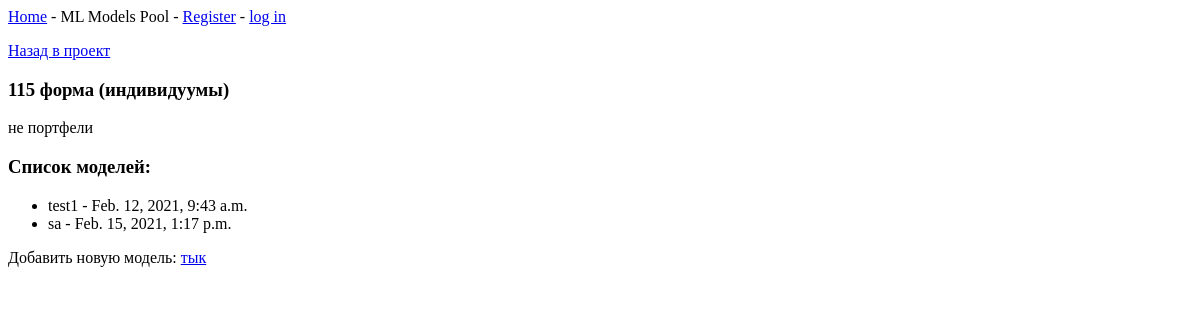
The page /task/1 on the database as committed earlier.
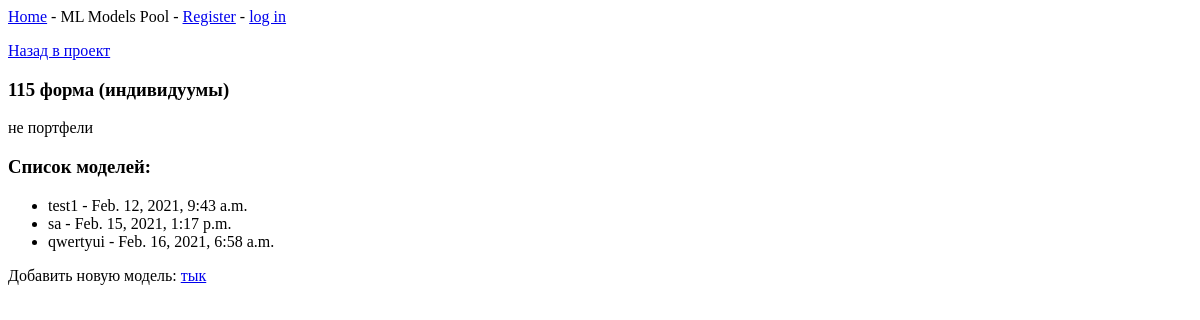
The same page on the database as committed later.
### mlpool/models.py (models this page shows)
class MLModel(models.Model):
    task = models.ForeignKey(Task, on_delete=models.DO_NOTHING)
    model_name = models.CharField(max_length=200)
    version = models.CharField(max_length=200)
    description = models.CharField(max_length=2000)
    date_added = models.DateTimeField(auto_now_add=True)
    binary_body = models.FileField(upload_to='uploads')
    author = models.ForeignKey(User, on_delete=models.DO_NOTHING)
    def __str__(self):
        return self.model_name

### mlpool/views.py (the view)
# urls.py: path('task/<int:task_id>', views.task, name='task'),
def task(request, task_id):
    task = Task.objects.get(id=task_id)
    task_models = MLModel.objects.filter(task=task)
    task_project = task.project
    context = {
        'task': task,
        'models': task_models,
        'project': task_project,
    }
    return render(request, 'mlpool/task.html', context)

### mlpool/models.py (called while the page is built)
    def __str__(self):
        return self.task_name

### templates/mlpool/task.html
{% extends 'mlpool/base.html' %}
{% block content %}
    <p>
        <a href="{% url 'mlpool:project' project.id%}">Назад в проект</a>
    </p>
    <h3>{{ task }}</h3>
    <p>{{ task.description }}</p>
    <div>
        <h3>Список моделей:</h3>
        <ul>
            {% for m in models %}
                <li>
                    {{ m }} - {{ m.date_added }}
                </li>
            {% empty %}
            Пока нет моделей.
            {% endfor %}
        </ul>
    </div>
    <p>Добавить новую модель: <a href="{% url 'mlpool:new_ml_model' task.id %}">тык</a></p>
{% endblock content %}

Rows that differ between the two databases and show on the page:
added MLModel: model_name "qwertyui", date_added "Feb. 16, 2021, 6:58 a.m."
